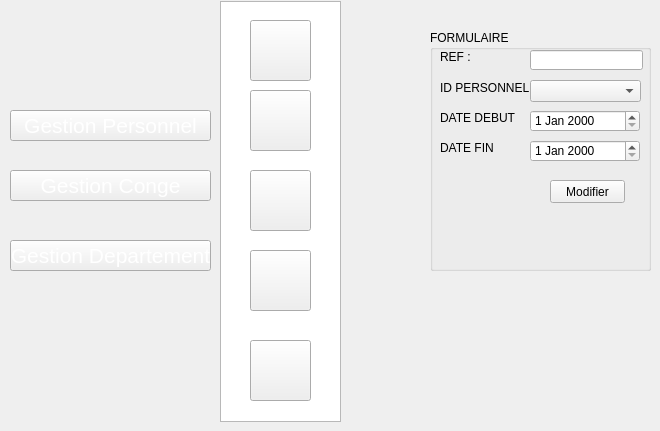
   <widget class="QWidget" name="page_15">
    <widget class="QPushButton" name="pushButton_97">
     <property name="geometry">
      <rect>
       <x>250</x>
       <y>250</y>
       <width>61</width>
       <height>61</height>
      </rect>
     </property>
     <property name="styleSheet">
      <string notr="true">image: url(:/new/prefix1/img/icon-supp2 (1).png);</string>
     </property>
     <property name="text">
      <string/>
     </property>
    </widget>
    <widget class="QPushButton" name="pushButton_98">
     <property name="geometry">
      <rect>
       <x>10</x>
       <y>170</y>
       <width>201</width>
       <height>31</height>
      </rect>
     </property>
     <property name="font">
      <font>
       <pointsize>16</pointsize>
       <weight>50</weight>
       <bold>false</bold>
      </font>
     </property>
     <property name="styleSheet">
      <string notr="true">color: rgb(255, 255, 255);

background-image: url(:/new/prefix1/img/selected2.png);</string>
     </property>
     <property name="text">
      <string>Gestion Conge</string>
     </property>
    </widget>
    <widget class="QPushButton" name="pushButton_99">
     <property name="geometry">
      <rect>
       <x>250</x>
       <y>90</y>
       <width>61</width>
       <height>61</height>
      </rect>
     </property>
     <property name="styleSheet">
      <string notr="true">image: url(:/new/prefix1/img/icon-modif2 (1).png);</string>
     </property>
     <property name="text">
      <string/>
     </property>
    </widget>
    <widget class="QPushButton" name="pushButton_100">
     <property name="geometry">
      <rect>
       <x>250</x>
       <y>20</y>
       <width>61</width>
       <height>61</height>
      </rect>
     </property>
     <property name="styleSheet">
      <string notr="true">image: url(:/new/prefix1/img/icon-ajout2.png);
background-image: url(:/new/prefix1/img/bg.png);</string>
     </property>
     <property name="text">
      <string/>
     </property>
    </widget>
    <widget class="QListView" name="listView_11">
     <property name="geometry">
      <rect>
       <x>220</x>
       <y>1</y>
       <width>121</width>
       <height>421</height>
      </rect>
     </property>
     <property name="styleSheet">
      <string notr="true">background-image: url(:/new/prefix1/img/selected.png);</string>
     </property>
    </widget>
    <widget class="QPushButton" name="pushButton_101">
     <property name="geometry">
      <rect>
       <x>250</x>
       <y>340</y>
       <width>61</width>
       <height>61</height>
      </rect>
     </property>
     <property name="styleSheet">
      <string notr="true">image: url(:/new/prefix1/img/8774.png);</string>
     </property>
     <property name="text">
      <string/>
     </property>
    </widget>
    <widget class="QPushButton" name="pushButton_102">
     <property name="geometry">
      <rect>
       <x>10</x>
       <y>110</y>
       <width>201</width>
       <height>31</height>
      </rect>
     </property>
     <property name="font">
      <font>
       <pointsize>16</pointsize>
       <weight>50</weight>
       <bold>false</bold>
      </font>
     </property>
     <property name="styleSheet">
      <string notr="true">color: rgb(255, 255, 255);</string>
     </property>
     <property name="text">
      <string>Gestion Personnel</string>
     </property>
    </widget>
    <widget class="QPushButton" name="pushButton_103">
     <property name="geometry">
      <rect>
       <x>250</x>
       <y>170</y>
       <width>61</width>
       <height>61</height>
      </rect>
     </property>
     <property name="styleSheet">
      <string notr="true">image: url(:/new/prefix1/img/icon-afficher2.png);</string>
     </property>
     <property name="text">
      <string/>
     </property>
    </widget>
    <widget class="QPushButton" name="pushButton_129">
     <property name="geometry">
      <rect>
       <x>10</x>
       <y>240</y>
       <width>201</width>
       <height>31</height>
      </rect>
     </property>
     <property name="font">
      <font>
       <pointsize>16</pointsize>
       <weight>50</weight>
       <bold>false</bold>
      </font>
     </property>
     <property name="styleSheet">
      <string notr="true">color: rgb(255, 255, 255);</string>
     </property>
     <property name="text">
      <string>Gestion Departement</string>
     </property>
    </widget>
    <widget class="QGroupBox" name="groupBox_9">
     <property name="geometry">
      <rect>
       <x>430</x>
       <y>30</y>
       <width>221</width>
       <height>241</height>
      </rect>
     </property>
     <property name="title">
      <string>FORMULAIRE</string>
     </property>
     <widget class="QLabel" name="label_46">
      <property name="geometry">
       <rect>
        <x>10</x>
        <y>50</y>
        <width>91</width>
        <height>16</height>
       </rect>
      </property>
      <property name="text">
       <string>ID PERSONNEL :</string>
      </property>
      <property name="scaledContents">
       <bool>false</bool>
      </property>
     </widget>
     <widget class="QLineEdit" name="ref2">
      <property name="geometry">
       <rect>
        <x>100</x>
        <y>20</y>
        <width>113</width>
        <height>20</height>
       </rect>
      </property>
     </widget>
     <widget class="QLabel" name="label_48">
      <property name="geometry">
       <rect>
        <x>10</x>
        <y>20</y>
        <width>47</width>
        <height>13</height>
       </rect>
      </property>
      <property name="focusPolicy">
       <enum>Qt::StrongFocus</enum>
      </property>
      <property name="text">
       <string>REF :</string>
      </property>
      <property name="textFormat">
       <enum>Qt::AutoText</enum>
      </property>
      <property name="scaledContents">
       <bool>false</bool>
      </property>
     </widget>
     <widget class="QPushButton" name="modifierconge">
      <property name="geometry">
       <rect>
        <x>120</x>
        <y>150</y>
        <width>75</width>
        <height>23</height>
       </rect>
      </property>
      <property name="text">
       <string>Modifier</string>
      </property>
     </widget>
     <widget class="QDateEdit" name="datedebut2">
      <property name="geometry">
       <rect>
        <x>100</x>
        <y>80</y>
        <width>110</width>
        <height>22</height>
       </rect>
      </property>
     </widget>
     <widget class="QDateEdit" name="datefin2">
      <property name="geometry">
       <rect>
        <x>100</x>
        <y>110</y>
        <width>110</width>
        <height>22</height>
       </rect>
      </property>
     </widget>
     <widget class="QLabel" name="label_52">
      <property name="geometry">
       <rect>
        <x>10</x>
        <y>80</y>
        <width>91</width>
        <height>16</height>
       </rect>
      </property>
      <property name="text">
       <string>DATE DEBUT</string>
      </property>
      <property name="scaledContents">
       <bool>false</bool>
      </property>
     </widget>
     <widget class="QLabel" name="label_63">
      <property name="geometry">
       <rect>
        <x>10</x>
        <y>110</y>
        <width>91</width>
        <height>16</height>
       </rect>
      </property>
      <property name="text">
       <string>DATE FIN</string>
      </property>
      <property name="scaledContents">
       <bool>false</bool>
      </property>
     </widget>
     <widget class="QComboBox" name="id_p_2">
      <property name="geometry">
       <rect>
        <x>100</x>
        <y>50</y>
        <width>111</width>
        <height>22</height>
       </rect>
      </property>
     </widget>
    </widget>
    <zorder>listView_11</zorder>
    <zorder>pushButton_101</zorder>
    <zorder>pushButton_97</zorder>
    <zorder>pushButton_103</zorder>
    <zorder>pushButton_102</zorder>
    <zorder>pushButton_99</zorder>
    <zorder>pushButton_100</zorder>
    <zorder>pushButton_98</zorder>
    <zorder>pushButton_129</zorder>
    <zorder>groupBox_9</zorder>
   </widget>
